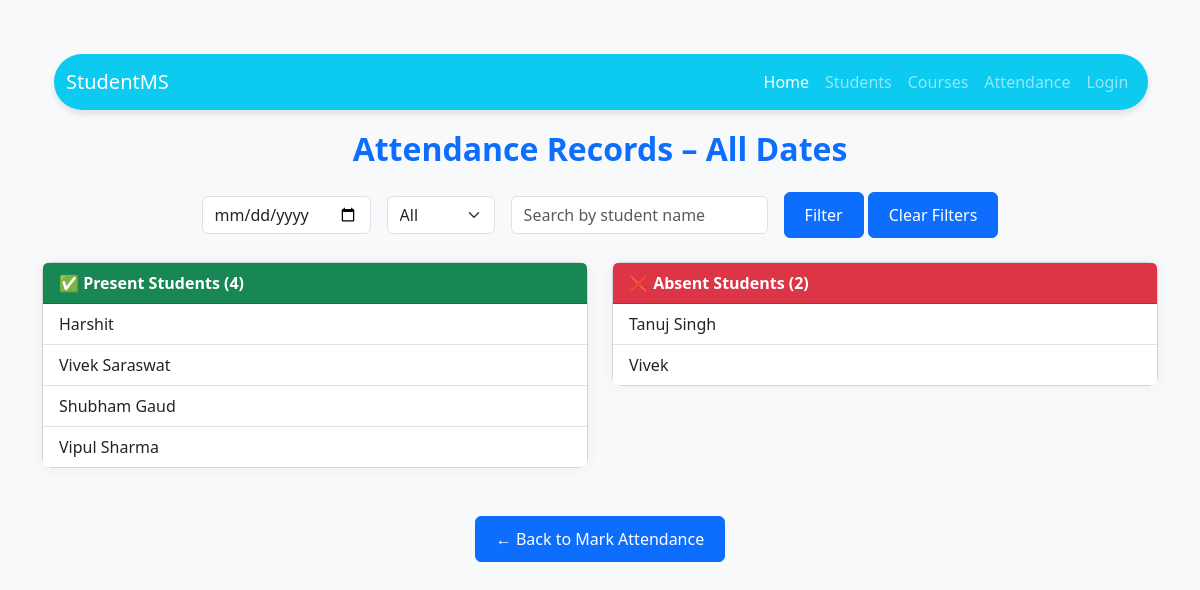
/attendance/list/, run on the app's committed database.
### student_management_system/models.py (models this page shows, shortened)
class Attendance(models.Model):
    STATUS_CHOICES = [
        ('Present', 'Present'),
        ('Absent', 'Absent'),
    ]
    student = models.ForeignKey(Student, on_delete=models.CASCADE)
    date = models.DateField(default=timezone.now)
    status = models.CharField(max_length=10, choices=STATUS_CHOICES)
    class Meta:
        unique_together = ('student', 'date')  # ensures one record per student per date
        ordering = ['-date']

class Student(models.Model):
    id = models.AutoField(primary_key=True)
    name = models.CharField(max_length=100)
    email = models.EmailField(unique=True)
    course = models.CharField(max_length=50)
    age = models.IntegerField()
    address = models.TextField()
    image = models.ImageField(upload_to='student_images/', null=True, blank=True)  # added for face recognition

### student_management_system/views.py (the view)
# urls.py: path('attendance/list/', views.attendance_records, name='attendance_records'),
def attendance_records(request):
    date = request.GET.get('date')
    status = request.GET.get('status')
    search = request.GET.get('search', '').strip()
    attendances = Attendance.objects.select_related('student')
    if date:
        attendances = attendances.filter(date=date)
    else:
        latest_dates = Attendance.objects.values('student').annotate(latest_date=Max('date'))
        attendances = Attendance.objects.filter(
            date__in=[item['latest_date'] for item in latest_dates]
        )
    if status == 'present':
        attendances = attendances.filter(status='Present')
    elif status == 'absent':
        attendances = attendances.filter(status='Absent')
    if search:
        attendances = attendances.filter(student__name__icontains=search)
    present = attendances.filter(status='Present').distinct()
    absent = attendances.filter(status='Absent').distinct()
    context = {
        'today': date or 'All Dates',
        'present_students': present,
        'absent_students': absent,
    }
    return render(request, 'attendance_records.html', context)

### student_management_system/templates/attendance_records.html (shortened to what this page needs)
{% include 'navbar.html' %}
<!DOCTYPE html>
<html lang="en">
<head>
    <link href="https://cdn.jsdelivr.net/npm/bootstrap@5.3.2/dist/css/bootstrap.min.css" rel="stylesheet">
</head>
<body class="p-4">
<div class="container">
    <h2 class="mb-4 text-center">Attendance Records – {{ today }}</h2>
    <form method="get" class="mb-4">
        <div class="row g-3 align-items-center justify-content-center">
            <div class="col-auto">
                <input type="date" name="date" class="form-control" value="{{ request.GET.date }}">
            </div>
            <div class="col-auto">
                <select name="status" class="form-select">
                    <option value="">All</option>
                </select>
            </div>
            <div class="col-auto">
                <input type="text" name="search" placeholder="Search by student name" class="form-control" value="{{ request.GET.search }}">
            </div>
            <div class="col-auto">
                <button type="submit" class="btn btn-primary">Filter</button>
                <a href="{% url 'attendance_records' %}" class="btn btn-primary">Clear Filters</a>
            </div>
        </div>
    </form>
    <div class="row g-4">
        <div class="col-md-6">
            <div class="card">
                <div class="card-header bg-success text-white fw-bold">
                    ✅ Present Students ({{ present_students.count }})
                </div>
                <ul class="list-group list-group-flush">
                    {% for record in present_students %}
                        <li class="list-group-item">{{ record.student.name }}</li>
                    {% empty %}
                        <li class="list-group-item text-muted">No present students.</li>
                    {% endfor %}
                </ul>
            </div>
        </div>
        <div class="col-md-6">
            <div class="card">
                <div class="card-header bg-danger text-white fw-bold">
                    ❌ Absent Students ({{ absent_students.count }})
                </div>
                <ul class="list-group list-group-flush">
                    {% for record in absent_students %}
                        <li class="list-group-item">{{ record.student.name }}</li>
                    {% empty %}
                        <li class="list-group-item text-muted">No absent students.</li>
                    {% endfor %}
                </ul>
            </div>
        </div>
    </div>
    <div class="text-center mt-5">
        <a href="{% url 'mark_attendance' %}" class="btn btn-primary">← Back to Mark Attendance</a>
    </div>
</div>
</body>
</html>

### student_management_system/templates/navbar.html (style rules this page uses)
body { font-family: 'Segoe UI', Tahoma, Geneva, Verdana, sans-serif; }

### student_management_system/templates/attendance_records.html (style rules this page uses)
body { background-color: #f8f9fa; font-family: 'Segoe UI', Tahoma, Geneva, Verdana, sans-serif; }
.card { border-radius: 10px; box-shadow: 0 0 15px rgba(0, 0, 0, 0.05); }
h2 { font-weight: 600; color: #0d6efd; }
.list-group-item { font-size: 16px; }
.btn-primary { padding: 10px 20px; font-weight: 500; border-radius: 6px; }

### data on the page
Attendance: student.name "Harshit"
Attendance: student.name "Vivek Saraswat"
Attendance: student.name "Shubham Gaud"
Attendance: student.name "Vipul Sharma"
Attendance: student.name "Tanuj Singh"
Attendance: student.name "Vivek"

### other printed values
{{ today }} "All Dates"
{{ present_students.count }} "4"
{{ absent_students.count }} "2"
